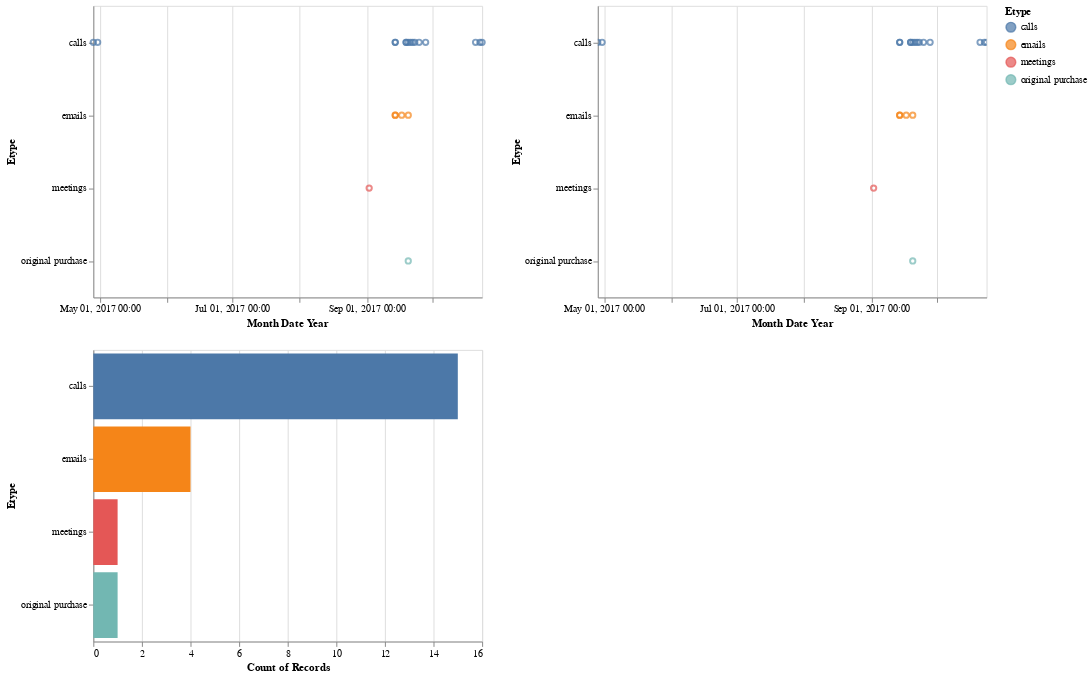

Source (notebook cell):
### Code cell
plots = plot_data(my_data)
plots

### Figure 1 — Vega-Lite specification as saved in the notebook (floating-point values rounded to 4 significant figures)
{"$schema": "https://vega.github.io/schema/vega-lite/v2.4.3.json", "config": {"view": {"height": 300, "width": 400}}, "vconcat": [{"hconcat": [{"data": {"values": [{"Destination": 728286, "Destination_Names": "Kerstin Belveal", "Etype": "calls", "Source": 1847246, "Source_Names": "Rosalia Larroque", "TimeStamp": 1493401133, "Unnamed: 0": 24859522, "Unnamed: 0.1": 7868322, "full_date": "2017-04-28 17:38:53", "month": 4, "month_day_yr": "04/28/2017", "month_yr": "04/2017", "yr": 2017}, {"Destination": 728286, "Destination_Names": "Kerstin Belveal", "Etype": "calls", "Source": 1847246, "Source_Names": "Rosalia Larroque", "TimeStamp": 1493573933, "Unnamed: 0": 24859523, "Unnamed: 0.1": 7890047, "full_date": "2017-04-30 17:38:53", "month": 4, "month_day_yr": "04/30/2017", "month_yr": "04/2017", "yr": 2017}, {"Destination": 728286, "Destination_Names": "Kerstin Belveal", "Etype": "calls", "Source": 1847246, "Source_Names": "Rosalia Larroque", "TimeStamp": 1505373223, "Unnamed: 0": 24859524, "Unnamed: 0.1": 9411368, "full_date": "2017-09-14 07:13:43", "month": 9, "month_day_yr": "09/14/2017", "month_yr": "09/2017", "yr": 2017}, {"Destination": 728286, "Destination_Names": "Kerstin Belveal", "Etype": "emails", "Source": 1847246, "Source_Names": "Rosalia Larroque", "TimeStamp": 1505673223, "Unnamed: 0": 24859525, "Unnamed: 0.1": 12962751, "full_date": "2017-09-17 18:33:43", "month": 9, "month_day_yr": "09/17/2017", "month_yr": "09/2017", "yr": 2017}, {"Destination": 728286, "Destination_Names": "Kerstin Belveal", "Etype": "calls", "Source": 1847246, "Source_Names": "Rosalia Larroque", "TimeStamp": 1505842733, "Unnamed: 0": 24859526, "Unnamed: 0.1": 9471795, "full_date": "2017-09-19 17:38:53", "month": 9, "month_day_yr": "09/19/2017", "month_yr": "09/2017", "yr": 2017}, {"Destination": 728286, "Destination_Names": "Kerstin Belveal", "Etype": "emails", "Source": 1847246, "Source_Names": "Rosalia Larroque", "TimeStamp": 1505873223, "Unnamed: 0": 24859527, "Unnamed: 0.1": 12997908, "full_date": "2017-09-20 02:07:03", "month": 9, "month_day_yr": "09/20/2017", "month_yr": "09/2017", "yr": 2017}, {"Destination": 728286, "Destination_Names": "Kerstin Belveal", "Etype": "calls", "Source": 1847246, "Source_Names": "Rosalia Larroque", "TimeStamp": 1506101933, "Unnamed: 0": 24859528, "Unnamed: 0.1": 9505338, "full_date": "2017-09-22 17:38:53", "month": 9, "month_day_yr": "09/22/2017", "month_yr": "09/2017", "yr": 2017}, {"Destination": 728286, "Destination_Names": "Kerstin Belveal", "Etype": "calls", "Source": 1847246, "Source_Names": "Rosalia Larroque", "TimeStamp": 1506188333, "Unnamed: 0": 24859529, "Unnamed: 0.1": 9516574, "full_date": "2017-09-23 17:38:53", "month": 9, "month_day_yr": "09/23/2017", "month_yr": "09/2017", "yr": 2017}, {"Destination": 728286, "Destination_Names": "Kerstin Belveal", "Etype": "calls", "Source": 1847246, "Source_Names": "Rosalia Larroque", "TimeStamp": 1506361133, "Unnamed: 0": 24859530, "Unnamed: 0.1": 9539033, "full_date": "2017-09-25 17:38:53", "month": 9, "month_day_yr": "09/25/2017", "month_yr": "09/2017", "yr": 2017}, {"Destination": 728286, "Destination_Names": "Kerstin Belveal", "Etype": "calls", "Source": 1847246, "Source_Names": "Rosalia Larroque", "TimeStamp": 1506620333, "Unnamed: 0": 24859531, "Unnamed: 0.1": 9572493, "full_date": "2017-09-28 17:38:53", "month": 9, "month_day_yr": "09/28/2017", "month_yr": "09/2017", "yr": 2017}, {"Destination": 1847246, "Destination_Names": "Rosalia Larroque", "Etype": "meetings", "Source": 1690582, "Source_Names": "Meryl Pastuch", "TimeStamp": 1504372733, "Unnamed: 0": 24859547, "Unnamed: 0.1": 87892, "full_date": "2017-09-02 17:18:53", "month": 9, "month_day_yr": "09/02/2017", "month_yr": "09/2017", "yr": 2017}, {"Destination": 1847246, "Destination_Names": "Rosalia Larroque", "Etype": "calls", "Source": 728286, "Source_Names": "Kerstin Belveal", "TimeStamp": 1505373223, "Unnamed: 0": 24859549, "Unnamed: 0.1": 9411367, "full_date": "2017-09-14 07:13:43", "month": 9, "month_day_yr": "09/14/2017", "month_yr": "09/2017", "yr": 2017}, {"Destination": 1847246, "Destination_Names": "Rosalia Larroque", "Etype": "emails", "Source": 728286, "Source_Names": "Kerstin Belveal", "TimeStamp": 1505377923, "Unnamed: 0": 24859550, "Unnamed: 0.1": 12910125, "full_date": "2017-09-14 08:32:03", "month": 9, "month_day_yr": "09/14/2017", "month_yr": "09/2017", "yr": 2017}, {"Destination": 1847246, "Destination_Names": "Rosalia Larroque", "Etype": "emails", "Source": 728286, "Source_Names": "Kerstin Belveal", "TimeStamp": 1505386653, "Unnamed: 0": 24859551, "Unnamed: 0.1": 12911657, "full_date": "2017-09-14 10:57:33", "month": 9, "month_day_yr": "09/14/2017", "month_yr": "09/2017", "yr": 2017}, {"Destination": 1847246, "Destination_Names": "Rosalia Larroque", "Etype": "calls", "Source": 728286, "Source_Names": "Kerstin Belveal", "TimeStamp": 1505842733, "Unnamed: 0": 24859552, "Unnamed: 0.1": 9471794, "full_date": "2017-09-19 17:38:53", "month": 9, "month_day_yr": "09/19/2017", "month_yr": "09/2017", "yr": 2017}, {"Destination": 1847246, "Destination_Names": "Rosalia Larroque", "Etype": "calls", "Source": 728286, "Source_Names": "Kerstin Belveal", "TimeStamp": 1505877223, "Unnamed: 0": 24859553, "Unnamed: 0.1": 9476371, "full_date": "2017-09-20 03:13:43", "month": 9, "month_day_yr": "09/20/2017", "month_yr": "09/2017", "yr": 2017}, {"Destination": 1847246, "Destination_Names": "Rosalia Larroque", "Etype": "calls", "Source": 728286, "Source_Names": "Kerstin Belveal", "TimeStamp": 1506015533, "Unnamed: 0": 24859554, "Unnamed: 0.1": 9494205, "full_date": "2017-09-21 17:38:53", "month": 9, "month_day_yr": "09/21/2017", "month_yr": "09/2017", "yr": 2017}, {"Destination": 1847246, "Destination_Names": "Rosalia Larroque", "Etype": "calls", "Source": 728286, "Source_Names": "Kerstin Belveal", "TimeStamp": 1508607533, "Unnamed: 0": 24859555, "Unnamed: 0.1": 9828444, "full_date": "2017-10-21 17:38:53", "month": 10, "month_day_yr": "10/21/2017", "month_yr": "10/2017", "yr": 2017}, {"Destination": 1847246, "Destination_Names": "Rosalia Larroque", "Etype": "calls", "Source": 728286, "Source_Names": "Kerstin Belveal", "TimeStamp": 1508780333, "Unnamed: 0": 24859556, "Unnamed: 0.1": 9850477, "full_date": "2017-10-23 17:38:53", "month": 10, "month_day_yr": "10/23/2017", "month_yr": "10/2017", "yr": 2017}, {"Destination": 1847246, "Destination_Names": "Rosalia Larroque", "Etype": "calls", "Source": 728286, "Source_Names": "Kerstin Belveal", "TimeStamp": 1508866733, "Unnamed: 0": 24859557, "Unnamed: 0.1": 9861436, "full_date": "2017-10-24 17:38:53", "month": 10, "month_day_yr": "10/24/2017", "month_yr": "10/2017", "yr": 2017}, {"Destination": 2038003, "Destination_Names": "Jenice Savaria", "Etype": "original purchase", "Source": 1847246, "Source_Names": "Rosalia Larroque", "TimeStamp": 1505882733, "Unnamed: 0": 0, "Unnamed: 0.1": null, "full_date": "2017-09-20 04:45:33", "month": 9, "month_day_yr": "09/20/2017", "month_yr": "09/2017", "yr": 2017}]}, "encoding": {"color": {"condition": {"field": "Etype", "selection": "selector004", "type": "nominal"}, "value": "lightgray"}, "tooltip": [{"field": "Source_Names", "type": "nominal"}, {"field": "Destination_Names", "type": "nominal"}, {"field": "month_day_yr", "type": "temporal"}], "x": {"axis": {"title": "Month Date Year"}, "field": "month_day_yr", "timeUnit": "yearmonthdatehours", "type": "temporal"}, "y": {"field": "Etype", "type": "nominal"}}, "mark": "point", "selection": {"selector004": {"encodings": ["x"], "mark": {"fill": "#333", "fillOpacity": 0.125, "stroke": "white"}, "on": "[mousedown, window:mouseup] > window:mousemove!", "resolve": "global", "translate": "[mousedown, window:mouseup] > window:mousemove!", "type": "interval", "zoom": "wheel!"}}}, {"data": {"values": [{"Destination": 728286, "Destination_Names": "Kerstin Belveal", "Etype": "calls", "Source": 1847246, "Source_Names": "Rosalia Larroque", "TimeStamp": 1493401133, "Unnamed: 0": 24859522, "Unnamed: 0.1": 7868322, "full_date": "2017-04-28 17:38:53", "month": 4, "month_day_yr": "04/28/2017", "month_yr": "04/2017", "yr": 2017}, {"Destination": 728286, "Destination_Names": "Kerstin Belveal", "Etype": "calls", "Source": 1847246, "Source_Names": "Rosalia Larroque", "TimeStamp": 1493573933, "Unnamed: 0": 24859523, "Unnamed: 0.1": 7890047, "full_date": "2017-04-30 17:38:53", "month": 4, "month_day_yr": "04/30/2017", "month_yr": "04/2017", "yr": 2017}, {"Destination": 728286, "Destination_Names": "Kerstin Belveal", "Etype": "calls", "Source": 1847246, "Source_Names": "Rosalia Larroque", "TimeStamp": 1505373223, "Unnamed: 0": 24859524, "Unnamed: 0.1": 9411368, "full_date": "2017-09-14 07:13:43", "month": 9, "month_day_yr": "09/14/2017", "month_yr": "09/2017", "yr": 2017}, {"Destination": 728286, "Destination_Names": "Kerstin Belveal", "Etype": "emails", "Source": 1847246, "Source_Names": "Rosalia Larroque", "TimeStamp": 1505673223, "Unnamed: 0": 24859525, "Unnamed: 0.1": 12962751, "full_date": "2017-09-17 18:33:43", "month": 9, "month_day_yr": "09/17/2017", "month_yr": "09/2017", "yr": 2017}, {"Destination": 728286, "Destination_Names": "Kerstin Belveal", "Etype": "calls", "Source": 1847246, "Source_Names": "Rosalia Larroque", "TimeStamp": 1505842733, "Unnamed: 0": 24859526, "Unnamed: 0.1": 9471795, "full_date": "2017-09-19 17:38:53", "month": 9, "month_day_yr": "09/19/2017", "month_yr": "09/2017", "yr": 2017}, {"Destination": 728286, "Destination_Names": "Kerstin Belveal", "Etype": "emails", "Source": 1847246, "Source_Names": "Rosalia Larroque", "TimeStamp": 1505873223, "Unnamed: 0": 24859527, "Unnamed: 0.1": 12997908, "full_date": "2017-09-20 02:07:03", "month": 9, "month_day_yr": "09/20/2017", "month_yr": "09/2017", "yr": 2017}, {"Destination": 728286, "Destination_Names": "Kerstin Belveal", "Etype": "calls", "Source": 1847246, "Source_Names": "Rosalia Larroque", "TimeStamp": 1506101933, "Unnamed: 0": 24859528, "Unnamed: 0.1": 9505338, "full_date": "2017-09-22 17:38:53", "month": 9, "month_day_yr": "09/22/2017", "month_yr": "09/2017", "yr": 2017}, {"Destination": 728286, "Destination_Names": "Kerstin Belveal", "Etype": "calls", "Source": 1847246, "Source_Names": "Rosalia Larroque", "TimeStamp": 1506188333, "Unnamed: 0": 24859529, "Unnamed: 0.1": 9516574, "full_date": "2017-09-23 17:38:53", "month": 9, "month_day_yr": "09/23/2017", "month_yr": "09/2017", "yr": 2017}, {"Destination": 728286, "Destination_Names": "Kerstin Belveal", "Etype": "calls", "Source": 1847246, "Source_Names": "Rosalia Larroque", "TimeStamp": 1506361133, "Unnamed: 0": 24859530, "Unnamed: 0.1": 9539033, "full_date": "2017-09-25 17:38:53", "month": 9, "month_day_yr": "09/25/2017", "month_yr": "09/2017", "yr": 2017}, {"Destination": 728286, "Destination_Names": "Kerstin Belveal", "Etype": "calls", "Source": 1847246, "Source_Names": "Rosalia Larroque", "TimeStamp": 1506620333, "Unnamed: 0": 24859531, "Unnamed: 0.1": 9572493, "full_date": "2017-09-28 17:38:53", "month": 9, "month_day_yr": "09/28/2017", "month_yr": "09/2017", "yr": 2017}, {"Destination": 1847246, "Destination_Names": "Rosalia Larroque", "Etype": "meetings", "Source": 1690582, "Source_Names": "Meryl Pastuch", "TimeStamp": 1504372733, "Unnamed: 0": 24859547, "Unnamed: 0.1": 87892, "full_date": "2017-09-02 17:18:53", "month": 9, "month_day_yr": "09/02/2017", "month_yr": "09/2017", "yr": 2017}, {"Destination": 1847246, "Destination_Names": "Rosalia Larroque", "Etype": "calls", "Source": 728286, "Source_Names": "Kerstin Belveal", "TimeStamp": 1505373223, "Unnamed: 0": 24859549, "Unnamed: 0.1": 9411367, "full_date": "2017-09-14 07:13:43", "month": 9, "month_day_yr": "09/14/2017", "month_yr": "09/2017", "yr": 2017}, {"Destination": 1847246, "Destination_Names": "Rosalia Larroque", "Etype": "emails", "Source": 728286, "Source_Names": "Kerstin Belveal", "TimeStamp": 1505377923, "Unnamed: 0": 24859550, "Unnamed: 0.1": 12910125, "full_date": "2017-09-14 08:32:03", "month": 9, "month_day_yr": "09/14/2017", "month_yr": "09/2017", "yr": 2017}, {"Destination": 1847246, "Destination_Names": "Rosalia Larroque", "Etype": "emails", "Source": 728286, "Source_Names": "Kerstin Belveal", "TimeStamp": 1505386653, "Unnamed: 0": 24859551, "Unnamed: 0.1": 12911657, "full_date": "2017-09-14 10:57:33", "month": 9, "month_day_yr": "09/14/2017", "month_yr": "09/2017", "yr": 2017}, {"Destination": 1847246, "Destination_Names": "Rosalia Larroque", "Etype": "calls", "Source": 728286, "Source_Names": "Kerstin Belveal", "TimeStamp": 1505842733, "Unnamed: 0": 24859552, "Unnamed: 0.1": 9471794, "full_date": "2017-09-19 17:38:53", "month": 9, "month_day_yr": "09/19/2017", "month_yr": "09/2017", "yr": 2017}, {"Destination": 1847246, "Destination_Names": "Rosalia Larroque", "Etype": "calls", "Source": 728286, "Source_Names": "Kerstin Belveal", "TimeStamp": 1505877223, "Unnamed: 0": 24859553, "Unnamed: 0.1": 9476371, "full_date": "2017-09-20 03:13:43", "month": 9, "month_day_yr": "09/20/2017", "month_yr": "09/2017", "yr": 2017}, {"Destination": 1847246, "Destination_Names": "Rosalia Larroque", "Etype": "calls", "Source": 728286, "Source_Names": "Kerstin Belveal", "TimeStamp": 1506015533, "Unnamed: 0": 24859554, "Unnamed: 0.1": 9494205, "full_date": "2017-09-21 17:38:53", "month": 9, "month_day_yr": "09/21/2017", "month_yr": "09/2017", "yr": 2017}, {"Destination": 1847246, "Destination_Names": "Rosalia Larroque", "Etype": "calls", "Source": 728286, "Source_Names": "Kerstin Belveal", "TimeStamp": 1508607533, "Unnamed: 0": 24859555, "Unnamed: 0.1": 9828444, "full_date": "2017-10-21 17:38:53", "month": 10, "month_day_yr": "10/21/2017", "month_yr": "10/2017", "yr": 2017}, {"Destination": 1847246, "Destination_Names": "Rosalia Larroque", "Etype": "calls", "Source": 728286, "Source_Names": "Kerstin Belveal", "TimeStamp": 1508780333, "Unnamed: 0": 24859556, "Unnamed: 0.1": 9850477, "full_date": "2017-10-23 17:38:53", "month": 10, "month_day_yr": "10/23/2017", "month_yr": "10/2017", "yr": 2017}, {"Destination": 1847246, "Destination_Names": "Rosalia Larroque", "Etype": "calls", "Source": 728286, "Source_Names": "Kerstin Belveal", "TimeStamp": 1508866733, "Unnamed: 0": 24859557, "Unnamed: 0.1": 9861436, "full_date": "2017-10-24 17:38:53", "month": 10, "month_day_yr": "10/24/2017", "month_yr": "10/2017", "yr": 2017}, {"Destination": 2038003, "Destination_Names": "Jenice Savaria", "Etype": "original purchase", "Source": 1847246, "Source_Names": "Rosalia Larroque", "TimeStamp": 1505882733, "Unnamed: 0": 0, "Unnamed: 0.1": null, "full_date": "2017-09-20 04:45:33", "month": 9, "month_day_yr": "09/20/2017", "month_yr": "09/2017", "yr": 2017}]}, "encoding": {"color": {"condition": {"field": "Etype", "selection": "selector004", "type": "nominal"}, "value": "lightgray"}, "tooltip": [{"field": "Source_Names", "type": "nominal"}, {"field": "Destination_Names", "type": "nominal"}, {"field": "month_day_yr", "type": "temporal"}], "x": {"axis": {"title": "Month Date Year"}, "field": "month_day_yr", "timeUnit": "yearmonthdatehours", "type": "temporal"}, "y": {"field": "Etype", "type": "nominal"}}, "mark": "point", "selection": {"selector006": {"bind": "scales", "encodings": ["x", "y"], "mark": {"fill": "#333", "fillOpacity": 0.125, "stroke": "white"}, "on": "[mousedown, window:mouseup] > window:mousemove!", "resolve": "global", "translate": "[mousedown, window:mouseup] > window:mousemove!", "type": "interval", "zoom": "wheel!"}}, "transform": [{"filter": {"selection": "selector004"}}]}]}, {"data": {"values": [{"Destination": 728286, "Destination_Names": "Kerstin Belveal", "Etype": "calls", "Source": 1847246, "Source_Names": "Rosalia Larroque", "TimeStamp": 1493401133, "Unnamed: 0": 24859522, "Unnamed: 0.1": 7868322, "full_date": "2017-04-28 17:38:53", "month": 4, "month_day_yr": "04/28/2017", "month_yr": "04/2017", "yr": 2017}, {"Destination": 728286, "Destination_Names": "Kerstin Belveal", "Etype": "calls", "Source": 1847246, "Source_Names": "Rosalia Larroque", "TimeStamp": 1493573933, "Unnamed: 0": 24859523, "Unnamed: 0.1": 7890047, "full_date": "2017-04-30 17:38:53", "month": 4, "month_day_yr": "04/30/2017", "month_yr": "04/2017", "yr": 2017}, {"Destination": 728286, "Destination_Names": "Kerstin Belveal", "Etype": "calls", "Source": 1847246, "Source_Names": "Rosalia Larroque", "TimeStamp": 1505373223, "Unnamed: 0": 24859524, "Unnamed: 0.1": 9411368, "full_date": "2017-09-14 07:13:43", "month": 9, "month_day_yr": "09/14/2017", "month_yr": "09/2017", "yr": 2017}, {"Destination": 728286, "Destination_Names": "Kerstin Belveal", "Etype": "emails", "Source": 1847246, "Source_Names": "Rosalia Larroque", "TimeStamp": 1505673223, "Unnamed: 0": 24859525, "Unnamed: 0.1": 12962751, "full_date": "2017-09-17 18:33:43", "month": 9, "month_day_yr": "09/17/2017", "month_yr": "09/2017", "yr": 2017}, {"Destination": 728286, "Destination_Names": "Kerstin Belveal", "Etype": "calls", "Source": 1847246, "Source_Names": "Rosalia Larroque", "TimeStamp": 1505842733, "Unnamed: 0": 24859526, "Unnamed: 0.1": 9471795, "full_date": "2017-09-19 17:38:53", "month": 9, "month_day_yr": "09/19/2017", "month_yr": "09/2017", "yr": 2017}, {"Destination": 728286, "Destination_Names": "Kerstin Belveal", "Etype": "emails", "Source": 1847246, "Source_Names": "Rosalia Larroque", "TimeStamp": 1505873223, "Unnamed: 0": 24859527, "Unnamed: 0.1": 12997908, "full_date": "2017-09-20 02:07:03", "month": 9, "month_day_yr": "09/20/2017", "month_yr": "09/2017", "yr": 2017}, {"Destination": 728286, "Destination_Names": "Kerstin Belveal", "Etype": "calls", "Source": 1847246, "Source_Names": "Rosalia Larroque", "TimeStamp": 1506101933, "Unnamed: 0": 24859528, "Unnamed: 0.1": 9505338, "full_date": "2017-09-22 17:38:53", "month": 9, "month_day_yr": "09/22/2017", "month_yr": "09/2017", "yr": 2017}, {"Destination": 728286, "Destination_Names": "Kerstin Belveal", "Etype": "calls", "Source": 1847246, "Source_Names": "Rosalia Larroque", "TimeStamp": 1506188333, "Unnamed: 0": 24859529, "Unnamed: 0.1": 9516574, "full_date": "2017-09-23 17:38:53", "month": 9, "month_day_yr": "09/23/2017", "month_yr": "09/2017", "yr": 2017}, {"Destination": 728286, "Destination_Names": "Kerstin Belveal", "Etype": "calls", "Source": 1847246, "Source_Names": "Rosalia Larroque", "TimeStamp": 1506361133, "Unnamed: 0": 24859530, "Unnamed: 0.1": 9539033, "full_date": "2017-09-25 17:38:53", "month": 9, "month_day_yr": "09/25/2017", "month_yr": "09/2017", "yr": 2017}, {"Destination": 728286, "Destination_Names": "Kerstin Belveal", "Etype": "calls", "Source": 1847246, "Source_Names": "Rosalia Larroque", "TimeStamp": 1506620333, "Unnamed: 0": 24859531, "Unnamed: 0.1": 9572493, "full_date": "2017-09-28 17:38:53", "month": 9, "month_day_yr": "09/28/2017", "month_yr": "09/2017", "yr": 2017}, {"Destination": 1847246, "Destination_Names": "Rosalia Larroque", "Etype": "meetings", "Source": 1690582, "Source_Names": "Meryl Pastuch", "TimeStamp": 1504372733, "Unnamed: 0": 24859547, "Unnamed: 0.1": 87892, "full_date": "2017-09-02 17:18:53", "month": 9, "month_day_yr": "09/02/2017", "month_yr": "09/2017", "yr": 2017}, {"Destination": 1847246, "Destination_Names": "Rosalia Larroque", "Etype": "calls", "Source": 728286, "Source_Names": "Kerstin Belveal", "TimeStamp": 1505373223, "Unnamed: 0": 24859549, "Unnamed: 0.1": 9411367, "full_date": "2017-09-14 07:13:43", "month": 9, "month_day_yr": "09/14/2017", "month_yr": "09/2017", "yr": 2017}, {"Destination": 1847246, "Destination_Names": "Rosalia Larroque", "Etype": "emails", "Source": 728286, "Source_Names": "Kerstin Belveal", "TimeStamp": 1505377923, "Unnamed: 0": 24859550, "Unnamed: 0.1": 12910125, "full_date": "2017-09-14 08:32:03", "month": 9, "month_day_yr": "09/14/2017", "month_yr": "09/2017", "yr": 2017}, {"Destination": 1847246, "Destination_Names": "Rosalia Larroque", "Etype": "emails", "Source": 728286, "Source_Names": "Kerstin Belveal", "TimeStamp": 1505386653, "Unnamed: 0": 24859551, "Unnamed: 0.1": 12911657, "full_date": "2017-09-14 10:57:33", "month": 9, "month_day_yr": "09/14/2017", "month_yr": "09/2017", "yr": 2017}, {"Destination": 1847246, "Destination_Names": "Rosalia Larroque", "Etype": "calls", "Source": 728286, "Source_Names": "Kerstin Belveal", "TimeStamp": 1505842733, "Unnamed: 0": 24859552, "Unnamed: 0.1": 9471794, "full_date": "2017-09-19 17:38:53", "month": 9, "month_day_yr": "09/19/2017", "month_yr": "09/2017", "yr": 2017}, {"Destination": 1847246, "Destination_Names": "Rosalia Larroque", "Etype": "calls", "Source": 728286, "Source_Names": "Kerstin Belveal", "TimeStamp": 1505877223, "Unnamed: 0": 24859553, "Unnamed: 0.1": 9476371, "full_date": "2017-09-20 03:13:43", "month": 9, "month_day_yr": "09/20/2017", "month_yr": "09/2017", "yr": 2017}, {"Destination": 1847246, "Destination_Names": "Rosalia Larroque", "Etype": "calls", "Source": 728286, "Source_Names": "Kerstin Belveal", "TimeStamp": 1506015533, "Unnamed: 0": 24859554, "Unnamed: 0.1": 9494205, "full_date": "2017-09-21 17:38:53", "month": 9, "month_day_yr": "09/21/2017", "month_yr": "09/2017", "yr": 2017}, {"Destination": 1847246, "Destination_Names": "Rosalia Larroque", "Etype": "calls", "Source": 728286, "Source_Names": "Kerstin Belveal", "TimeStamp": 1508607533, "Unnamed: 0": 24859555, "Unnamed: 0.1": 9828444, "full_date": "2017-10-21 17:38:53", "month": 10, "month_day_yr": "10/21/2017", "month_yr": "10/2017", "yr": 2017}, {"Destination": 1847246, "Destination_Names": "Rosalia Larroque", "Etype": "calls", "Source": 728286, "Source_Names": "Kerstin Belveal", "TimeStamp": 1508780333, "Unnamed: 0": 24859556, "Unnamed: 0.1": 9850477, "full_date": "2017-10-23 17:38:53", "month": 10, "month_day_yr": "10/23/2017", "month_yr": "10/2017", "yr": 2017}, {"Destination": 1847246, "Destination_Names": "Rosalia Larroque", "Etype": "calls", "Source": 728286, "Source_Names": "Kerstin Belveal", "TimeStamp": 1508866733, "Unnamed: 0": 24859557, "Unnamed: 0.1": 9861436, "full_date": "2017-10-24 17:38:53", "month": 10, "month_day_yr": "10/24/2017", "month_yr": "10/2017", "yr": 2017}, {"Destination": 2038003, "Destination_Names": "Jenice Savaria", "Etype": "original purchase", "Source": 1847246, "Source_Names": "Rosalia Larroque", "TimeStamp": 1505882733, "Unnamed: 0": 0, "Unnamed: 0.1": null, "full_date": "2017-09-20 04:45:33", "month": 9, "month_day_yr": "09/20/2017", "month_yr": "09/2017", "yr": 2017}]}, "encoding": {"color": {"field": "Etype", "type": "nominal"}, "x": {"aggregate": "count", "type": "quantitative"}, "y": {"field": "Etype", "type": "nominal"}}, "mark": "bar", "transform": [{"filter": {"selection": "selector004"}}]}]}
